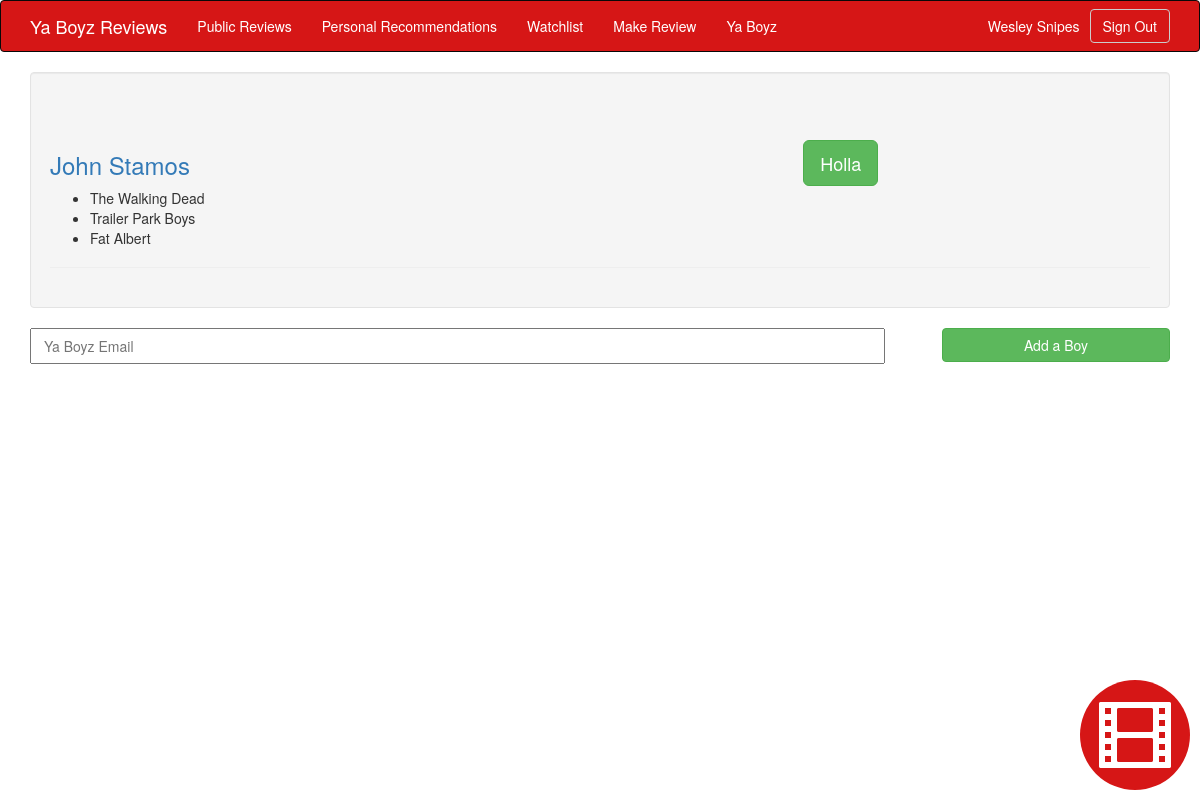
/myboys.php (signed in), run on the app's committed database.
### tables this page shows
CREATE TABLE IF NOT EXISTS `User` (
  `id` int(10) NOT NULL,
  `first_name` varchar(50) NOT NULL,
  `last_name` varchar(50) NOT NULL,
  `email` varchar(50) NOT NULL,
  `password` varchar(250) NOT NULL,
  `date_created` datetime NOT NULL
);

CREATE TABLE IF NOT EXISTS `Friendlist` (
  `id` int(10) NOT NULL,
  `user` int(10) NOT NULL,
  `friend` int(10) NOT NULL,
  `date_created` datetime NOT NULL
);

CREATE TABLE IF NOT EXISTS `Watchlist` (
  `id` int(10) NOT NULL,
  `user` int(10) NOT NULL,
  `media` int(10) NOT NULL
);

CREATE TABLE IF NOT EXISTS `Media` (
  `id` int(10) NOT NULL,
  `title` varchar(50) NOT NULL
);

### settings.php (called while the page is built)
<?php
    $db_connection = array();
    $db_connection['host'] = "localhost";
    $db_connection['username'] = "root";
    $db_connection['password'] = "";
    $db_connection['database'] = "yourboyzreviews";
?>

### connection.php (called while the page is built, shortened)
<?php
    require_once 'settings.php';
    class DatabaseConnection
    {
        private $host = "localhost";
        private $username = "username";
        private $password = "password";
        private $database = "";
        private $mysqli;
        public function __construct ()
        {
            global $db_connection;
            $host = $db_connection['host'];
            $username = $db_connection['username'];
            $password = $db_connection['password'];
            $database = $db_connection['database'];
        }
        public function setup ($host, $username, $password, $db)
        {
            $this->host = $host;
            $this->username = $username;
            $this->password = $password;
            $this->database = $db;
        }
        public function connect ()
        {
            try {
                if (!$this->mysqli = new mysqli($this->host, $this->username, $this->password, $this->database))
                    throw new Exception("Cannot Connect to " . $this->host);
            } catch (Exception $e) {
                echo $e->getMessage();
                exit;
            }
        }
        public function prepare_statement($statement) {
            return $this->mysqli->prepare($statement);
        }
        public function send_sql($statement) {
            $statement = $this->mysqli->real_escape_string($statement);
            return $this->mysqli->query($statement);
        }
    }
?>

### user.php (called while the page is built, shortened)
<?php
require_once 'connection.php';
    class User{
        private $dbConnection;
        public function __construct(){
            $this->dbConnection = new DatabaseConnection();
        }
        public function getFullNameById($id){
            $result = $this->dbConnection->send_sql("SELECT * FROM `User` WHERE `id` = " . $id);
            if ($result){
                $result = $result->fetch_object();
                return $result->first_name . " " . $result->last_name;
            }
            else{
                return false;
            }
        }
}
?>

### watchlist.php (called while the page is built, shortened)
<?php
require_once 'connection.php';
    class Watchlist{
        private $dbConnection;
        public function __construct(){
            $this->dbConnection = new DatabaseConnection();
        }
        public function getWatchlistForUser($user_id) {
            $query_string = "SELECT * FROM `Watchlist` WHERE `user` = " . $user_id;
            $result = $this->dbConnection->send_sql($query_string);
            if ($result)
                return $result;
            else
                echo "horiffic failure";
        }
        public function getMyBoys($user_id) {
            $query_string = "SELECT * FROM `Friendlist` WHERE `user` = " . $user_id;
            $result = $this->dbConnection->send_sql($query_string);
            if($result)
                return $result;
            else
                echo "horrific failure";
        }
}
?>

### mediapost.php (called while the page is built, shortened)
<?php
require_once 'connection.php';
    class MediaPost{
        private $dbConnection;
        public function __construct(){
            $this->dbConnection = new DatabaseConnection();
        }
        public function getMediaById($media_id) {
            $query_string = "SELECT * FROM `Media` WHERE `id` = " . $media_id;
            $result = $this->dbConnection->send_sql($query_string);
            if ($result)
                return $result->fetch_object();
            else
                echo "horiffic failure";
        }
}
?>

### myboys.php (the view, shortened to what this page needs)
<!DOCTYPE html>
<html>
<head>
    <?php include_once 'header.php'; ?>
</head>
<body>
    <section id="head-bar">
        <?php include_once 'navbar.php'; ?>
    </section>
    <div class="container">
        <?php
        if(isset($_SESSION['authenticated_user'])) {
            require_once 'watchlist.php';
            require_once 'mediapost.php';
            require_once 'user.php';
            $watchlist = new Watchlist();
            $post = new MediaPost();
            $user = new User();
            $this_user = $_SESSION['authenticated_user'];
            $friends = $watchlist->getMyBoys($this_user);
            if ($friends) {
                while($friend = $friends->fetch_object()) {
                    $friend_watchlist = $watchlist->getWatchlistForUser($friend->friend);
                    $url_string = "conversation.php?friend_id=" . $friend->friend;
                    ?>
                    <div class="well">
                        <div class="page-header">
                            <div class="row">
                                <div class="col-md-8">
                                    <a href="<?php echo $url_string; ?>">
                                        <h3><?php echo $user->getFullNameById($friend->friend);?></h3>
                                    </a>
                                    <ul>
                                    <?php
                                    if($friend_watchlist){
                                        while ($list_item = $friend_watchlist->fetch_object()) {
                                            echo "<li>";
                                            $media = $post->getMediaById($list_item->media);
                                            echo $media->title;
                                            echo "</li>";
                                        }
                                    }
                                    ?>
                                    </ul>
                                </div>
                                <div class="col-md-4">
                                    <form action="recommend.php" method="POST">
                                    <div class="form-group">
                                        <label for="recommend-back">
                                            <input type="submit" class="btn btn-success btn-lg" style="margin-top:10%;" value="Holla" />
                                        </label>
                                    </div>
                                    </form>
                                </div>
                            </div>
                        </div>
                    </div>
                    <?php
                }
            }
        ?>
        <form action="myboys.php" method="POST">
            <div class="form-group">
                <input id="add_friend_text" type="text" name="friend_email" placeholder="Ya Boyz Email"/>
                <input id="add_friend_button" class="btn btn-success" type="submit" name="submit" value="Add a Boy" />
            </div>
        </form>
    <?php
    }
    else{
        ?>
        <div class="page-header">
            <span><strong>You must <a href="signin.php">sign in </a>to view this content</strong></span>
        </div>
        <?php
    }
    ?>
    </div>
</body>
</html>

### navbar.php (shortened to what this page needs)
<nav class="navbar navbar-inverse" id="ya-boys-navbar">
    <div class="container">
        <a class="navbar-brand" href="home.php">Ya Boyz Reviews</a>
        <div class="collapse navbar-collapse" id="navbar-collapse-1">
            <ul class="nav navbar-nav">
                <li><a href="public_reviews.php">Public Reviews</a></li>
                <li><a href="friend_reviews.php">Personal Recommendations</a></li>
                <li><a href="user_watchlist.php">Watchlist</a></li>
                <li><a href="recommend.php">Make Review</a></li>
                <li><a href="myboys.php">Ya Boyz</a></li>
            </ul>
            <?php
                if(isset($_SESSION['authenticated_user'])) {
                    require_once 'user.php';
                    $auth_user = $_SESSION['authenticated_user'];
                    $nav_user = new User();
                    $user_name = $nav_user->getFullNameById($auth_user);
                    echo '<button type="button" class="btn btn-default navbar-btn navbar-right"><a href="signout.php">Sign Out</a></button>';
                    echo '<p class="navbar-text navbar-right" style="margin-right:10px;">' . $user_name . '</p>';
                }
                else {
                    echo '<button type="button" class="btn btn-default navbar-btn navbar-right"><a href="signin.php">Sign In</a></button>';
                    echo '<button type="button" class="btn btn-default navbar-btn navbar-right"><a href="signup.php">Sign Up</a></button>';
                }
            ?>
        </div>
    </div>
</nav>
<div id="ankle_container">
<a href="recommend.php"><span data-toggle="tooltip" title="Recommend Now!" id="ankle_icon" class="glyphicon glyphicon-film"></span></a>
</div>

### data on the page
user: user_name "Wesley Snipes"
friendlist: friend.last_name "John Stamos"
watchlist: media.title "The Walking Dead"
watchlist: media.title "Trailer Park Boys"
watchlist: media.title "Fat Albert"
